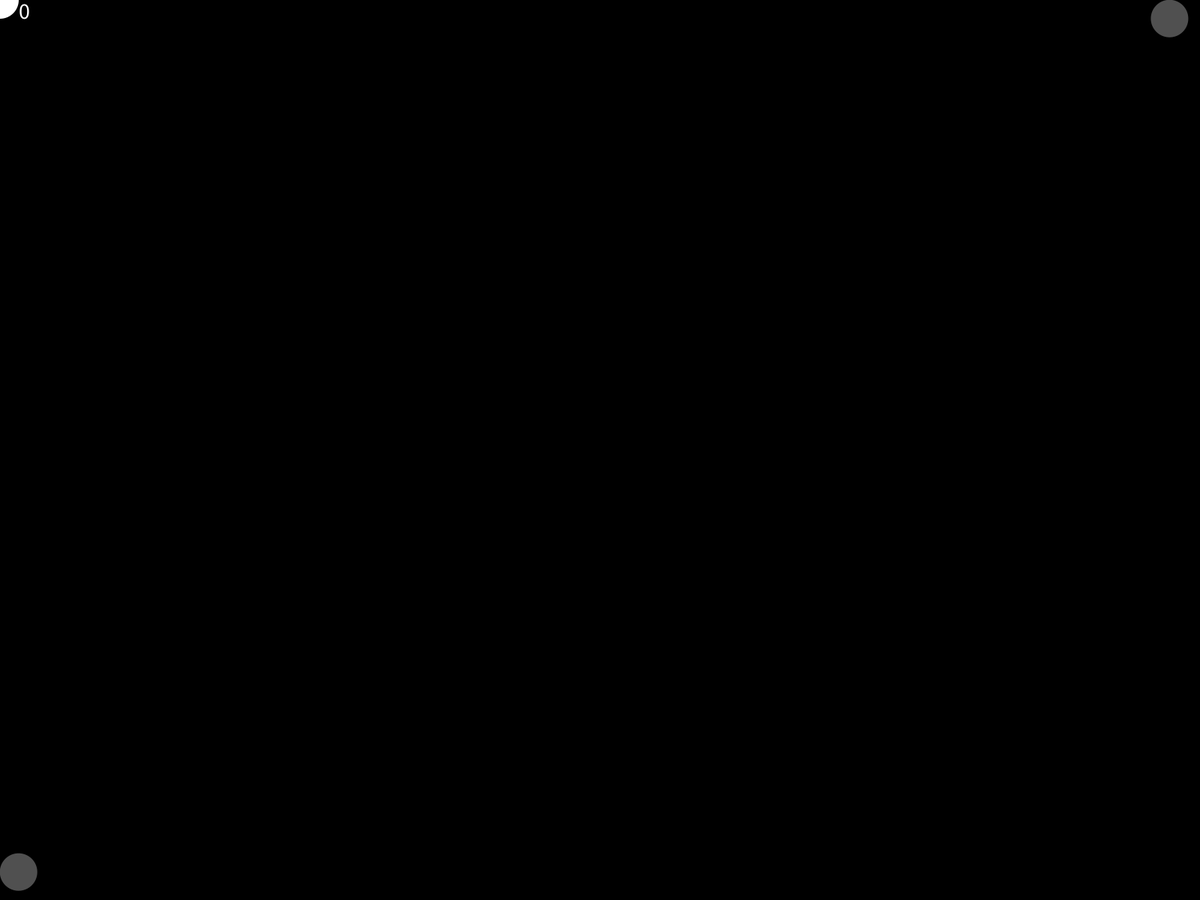
Frame 1 (no input)
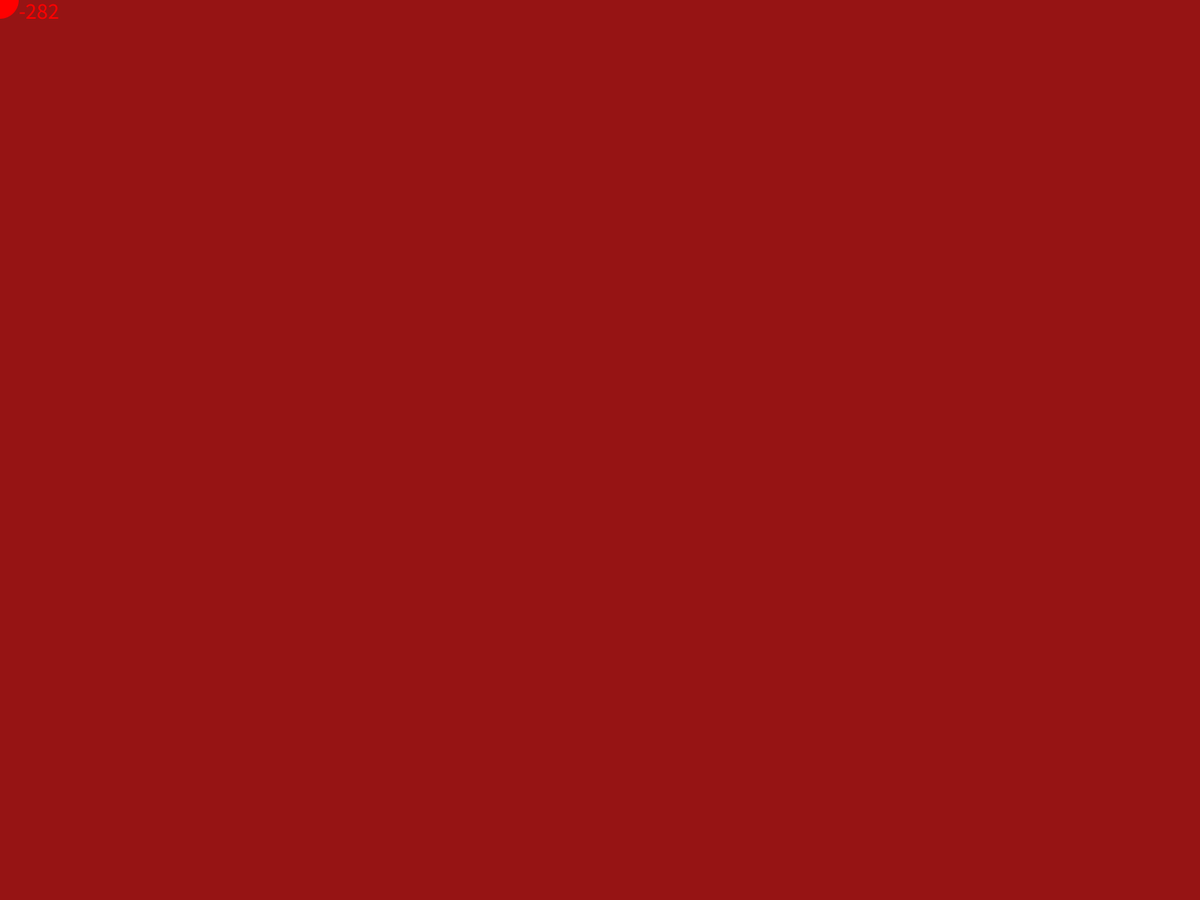
Frame 60 (the mouse pressed at the canvas centre just before this capture)
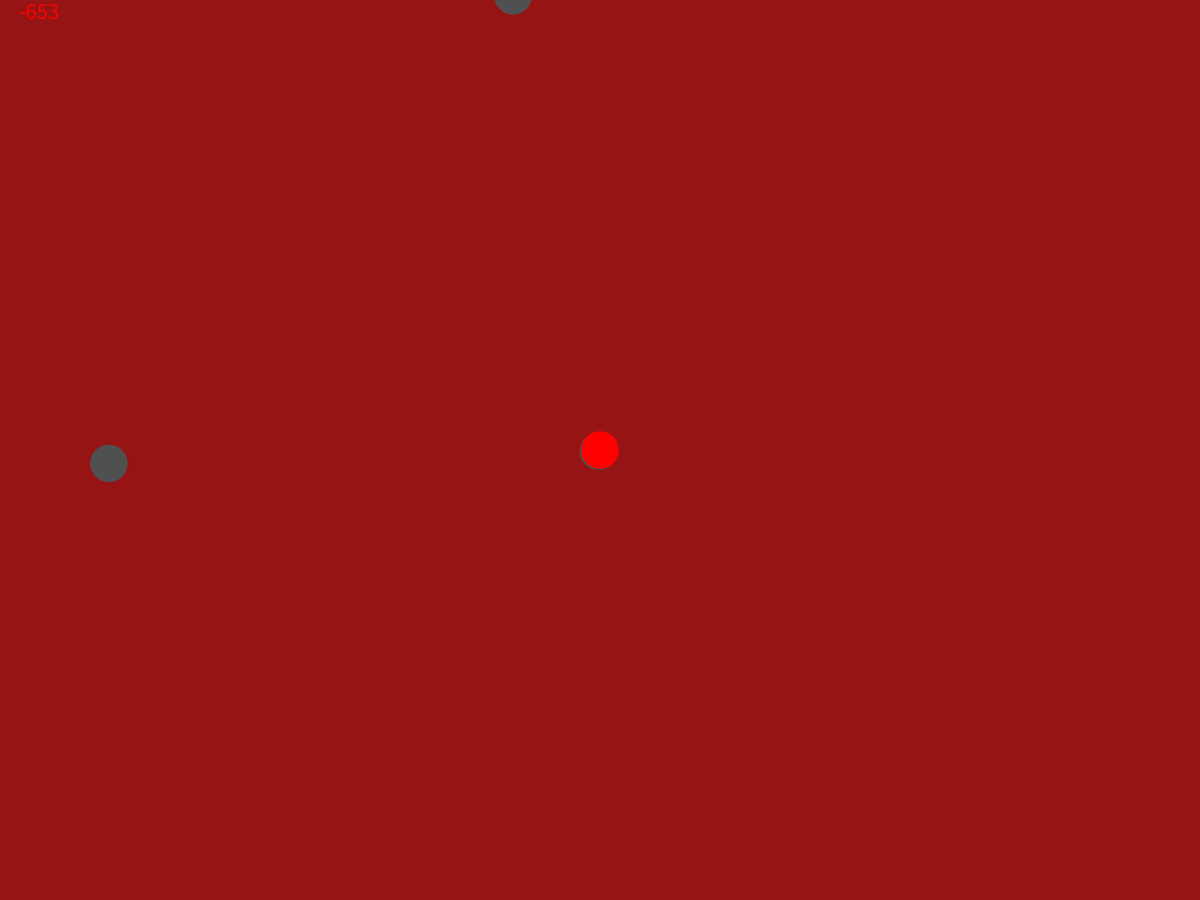
Frame 120 (the mouse held since frame 60 and released just before this capture)

The Processing sketch that drew these frames (run headless with seeded random() and noise(); from frame 60 on, the mouse is pressed at the canvas centre):

// Processing sketch: ChaserDemoAdvanced
// ── ChaserDemoAdvanced.pde
Player p;                         //player object
ArrayList<Chaser> c;              //arraylist of chasers (we have 2+ chasers)
boolean backgroundChange = false; //this will change the background when the player is touching a chaser
int numchasers = 2;               //starting number of chasers
boolean showLines = false;        //true will display a line from player to each chaser

void setup(){
  fullScreen();
  //size(1000, 800);
  c = new ArrayList<Chaser>(); //initialize chaser arraylist
  p = new Player(25);          //make a new player with radius of 25
  
  c.add(new Chaser(25, height-25, 8)); //add starting chasers to list
  c.add(new Chaser(width-25, 25, 10)); //(x, y, speed)
}

void draw(){
  backgroundChange = !p.touching; //background change is true when not touching
  if(backgroundChange){
  background(0);
  } else {
    background(150, 20, 20);
  }
  for(Chaser temp : c){ //for all Chasers in 'c', create a temp chaser
    temp.uas(); //then update and show the temp chasers
  }
  p.play(); //run the players 'play' method (combination of update and display)
  p.score += numchasers; //increase the players score by the number of chasers
}

void mousePressed(){
  int r = (int)random(0, 4); //generate a random int from 0-3
  numchasers++; //increase the number of chasers
  if(r == 0){ //these if statements use the random number spawn in a random corner
    c.add(new Chaser(25, 25, random(8, 10)));
  }
  if(r == 1){
    c.add(new Chaser(width-25, 25, random(8, 10)));
  }
  if(r == 2){
    c.add(new Chaser(width-25, height-25, random(8, 10)));
  }
  if(r == 3){
    c.add(new Chaser(25, height-25, random(8, 10)));
  }
}

void keyPressed(){
 if(key == ' '){
   c.clear();
   c.add(new Chaser(25, height-25, 8)); //add starting chasers to list
   c.add(new Chaser(width-25, 25, 10)); //(x, y, speed)
   p.score = 0;
   numchasers = 2;
 }
  
}

// ── chaser.pde
class Chaser {
 float x, y, xdif, ydif, speedfactor; 
 float normx, normy; //these are for the normalized values of x and y (x^2 + y^2 = 1)
 //the normalized values are used to accelerate 
 float cx = 0; //cx and cy are used both to move toward the player and to modify acceleration
 float cy = 0;
 float r = 25;
 float accel; //lower is faster accel
 
 Chaser(float xx, float yy, float sf){
   x = xx; 
   y = yy;
   speedfactor = sf*1.5;
   accel = random(.5, 5); //lower is faster accel
 }
  
  void uas(){
    //calucate the x and y differences and the hypotenuse 
    xdif = mouseX - x;
    ydif = mouseY - y;
    float d = dist(x, y, mouseX, mouseY);
    normx = xdif / d; //divide the dif by the hypotenuse to get normalized value
    normy = ydif / d;
    
    cx += (normx/accel); //divide normalized value by acceleration factor
    cy += (normy/accel); //dividing by smaller number -> higher change -> faster
    x += cx; //update x based on change in x
    y += cy;
    x +=  (normx * speedfactor); //also move the chaser in a normalized direction towards the player
    y += (normy * speedfactor); //this prevents the acceleration from catapulting the chasers too far
    stroke(255);
    
    noStroke();
    fill(80);
    ellipse(x, y, r*2, r*2);
    /*
    float futureX = x;
    futureX += cx*25;
     float futureY = y;
    futureY += cy*25;
    line(x, y, futureX, futureY);
    
    */
    
  }
}

// ── player.pde
class Player {
  float r; //radius
  boolean touching; //is the player touching any chasers
  int score = 0;
  
  Player(int rr){
    r = rr;
  }
  
  void play(){ //combined function for everything the player does
    checkTouching(c); //run checkTouching function with 'c', the list of all chasers
    
    if(touching){ 
      fill(255, 0, 0); //circle is red if touching
    } else {
      fill(255, 255, 255); //otherwise its white
    }
    ellipse(mouseX, mouseY, r*2, r*2); //draw the player
    textSize(30); 
    text(score, 25, 25); //draw the score
    if(showLines){ //if the variable showLine is true
      lines(c); //run the lines function
    }
  }
  
  void lines(ArrayList<Chaser> enemies){ //the lines function takes an arraylist of chasers
    for(Chaser c : enemies){ //for each of those chasers
      stroke(60); 
      line(mouseX, mouseY, c.x, c.y); //it will draw a line from the player to the chaser
    }
  }
  
  void checkTouching(ArrayList<Chaser> enemies){
    touching = false; //start by assuming that the player is not touching any
    for(Chaser c : enemies){ //check all chasers
      if(dist(c.x, c.y, mouseX, mouseY ) < c.r + r){ //if theyre touching
        touching = true; //set touching to true
        score -= 50; //subtract 50 points
      }
    }
  }
}
